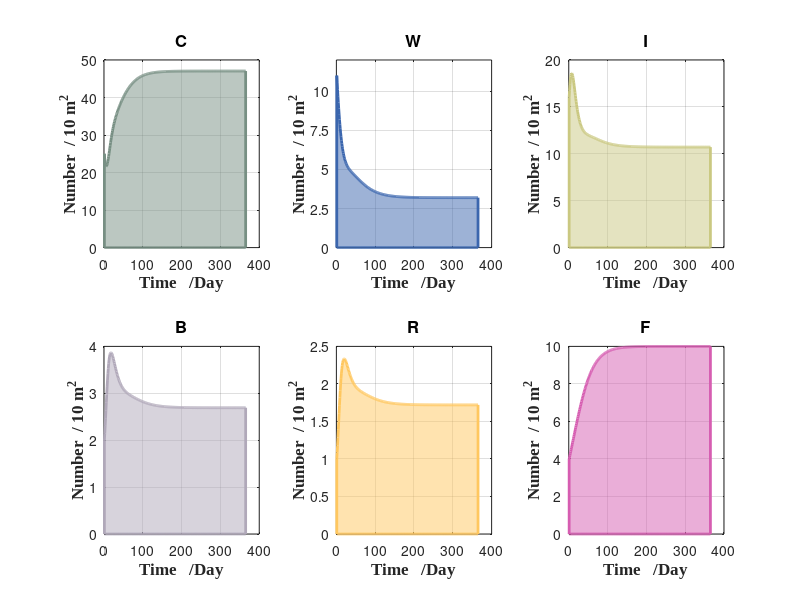
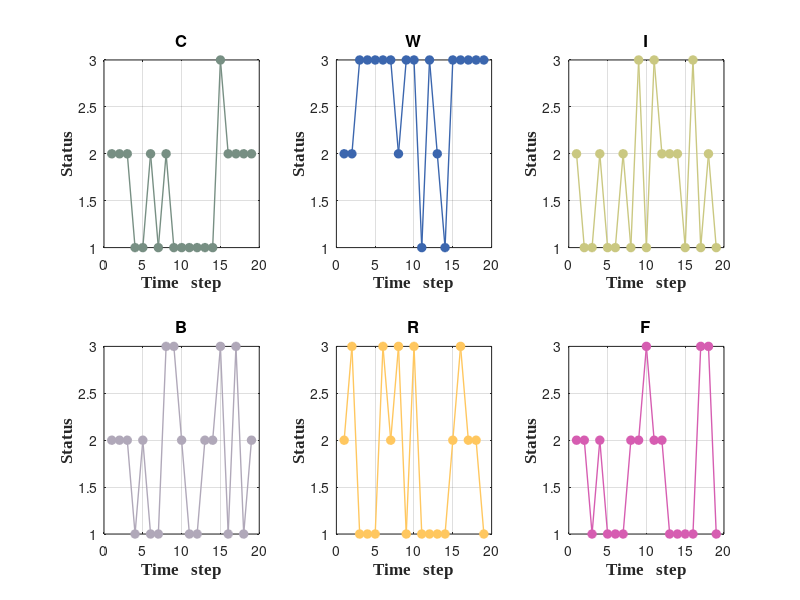

MATLAB code to generate these figures, in order:
% figure 10 and figure 11
clear,clc;
% parameter setting
r1 = 1.3; r2 = 1.6; r3 = 1.2; r4 = 0.08; r5 = 0.1; r6 = 0.4; 
K1 = 10; K2 = 25; K3 = 25; K4 = 0.25; K5 = 0.2; K6 = 10; % Amended environmental capacity from: K1 = 50; K2 = 25; K3 = 25; K4 = 3; K5 = 2;
% theta1 = 0.2;theta2 = 1;theta3 = 1;theta4 =  0.0833 ;theta5 = 0.1;
gama1 = 1.4; gama2 = 0.1;  gama3 = 0.11;  gama4 = 0.09; 
alpha1 = 0.06; alpha2 = 0.06; alpha3 = 0.1; 
beta1 = 0.8; beta2 = 0.6; beta3 = 0.5;
sigema1=0.08; sigema2=0.08; sigema3=0.08; sigema4 = 0.22; sigema5 = 0.43;

% initial conditions
C = 25; 
W = 11; 
I = 16; 
B = 2; 
R = 1; 
F = 4; 
state = [2, 2, 2, 2, 2, 2];

% time parameter
h = 0.1; 
num_steps = 365; 

% Storing Historical Values of Variables
states_history = zeros(num_steps, 6);
C_history = zeros(num_steps, 1);
W_history = zeros(num_steps, 1);
I_history = zeros(num_steps, 1);
B_history = zeros(num_steps, 1);
R_history = zeros(num_steps, 1);
F_history = zeros(num_steps, 1);

% Define the transfer matrix 
P_C = [0.7, 0.2, 0.1; 0.4, 0.5, 0.1; 0.2, 0.4, 0.4]; 
P_W = [0.6, 0.3, 0.1; 0.1, 0.5, 0.4; 0.1, 0.1, 0.8]; 
P_I = [0.8, 0.15, 0.05; 0.2, 0.6, 0.2; 0.1, 0.25, 0.65]; 
P_B = [0.8, 0.15, 0.05; 0.25, 0.5, 0.25; 0.15, 0.3, 0.55]; 
P_R = [0.8, 0.15, 0.05; 0.3, 0.5, 0.2; 0.1, 0.3, 0.6]; 
P_F = [0.75, 0.2, 0.05; 0.2, 0.6, 0.2; 0.15, 0.25, 0.6]; 

% Store all transfer matrices in the cell array
transition_matrices = {P_C, P_W, P_I, P_B, P_R, P_F};

% iterative computation
for t = 1:num_steps
    % Record status history
    states_history(t, :) = state;
    C_history(t) = C;
    W_history(t) = W;
    I_history(t) = I;
    B_history(t) = B;
    R_history(t) = R;
    F_history(t) = F;
    
    % Updating variables using the Lungkuta method
    % 1. dC/dt
k1_C = r1 * C * (1 - C / K1 - gama1 * W / K2) - alpha1 * C * I + beta1 * C + sigema4 * B * C + sigema5 * F * C;
k2_C = r1 * (C + 0.5 * h * k1_C) * (1 - (C + 0.5 * h * k1_C) / K1 - gama1 * W / K2) - ...
       alpha1 * (C + 0.5 * h * k1_C) * I + beta1 * (C + 0.5 * h * k1_C) + sigema4 * B * (C + 0.5 * h * k1_C) + ...
       sigema5 * F * (C + 0.5 * h * k1_C);
k3_C = r1 * (C + 0.5 * h * k2_C) * (1 - (C + 0.5 * h * k2_C) / K1 - gama1 * W / K2) - ...
       alpha1 * (C + 0.5 * h * k2_C) * I + beta1 * (C + 0.5 * h * k2_C) + sigema4 * B * (C + 0.5 * h * k2_C) + ...
       sigema5 * F * (C + 0.5 * h * k2_C);
k4_C = r1 * (C + h * k3_C) * (1 - (C + h * k3_C) / K1 - gama1 * W / K2) - ...
       alpha1 * (C + h * k3_C) * I + beta1 * (C + h * k3_C) + sigema4 * B * (C + h * k3_C) + ...
       sigema5 * F * (C + h * k3_C);
C = C + (h / 6) * (k1_C + 2 * k2_C + 2 * k3_C + k4_C);


    % 2. dW/dt
k1_W = r2 * W * (1 - W / K2 - gama2 * C / K1) - alpha2 * W * I;
k2_W = r2 * (W + 0.5 * h * k1_W) * (1 - (W + 0.5 * h * k1_W) / K2 - gama2 * C / K1) - ...
       alpha2 * (W + 0.5 * h * k1_W) * I;
k3_W = r2 * (W + 0.5 * h * k2_W) * (1 - (W + 0.5 * h * k2_W) / K2 - gama2 * C / K1) - ...
       alpha2 * (W + 0.5 * h * k2_W) * I;
k4_W = r2 * (W + h * k3_W) * (1 - (W + h * k3_W) / K2 - gama2 * C / K1) - ...
       alpha2 * (W + h * k3_W) * I;
W = W + (h / 6) * (k1_W + 2 * k2_W + 2 * k3_W + k4_W);


    % 3. dI/dt
k1_I = r3 * I * (1 - I / K3) - alpha3 * I * (R + B) - beta3 * I + sigema1 * W *I;
k2_I = r3 * (I + 0.5 * h * k1_I) * (1 - (I + 0.5 * h * k1_I) / K3) - alpha3 * (I + 0.5 * h * k1_I) * (R + B) - ...
       beta3 * (I + 0.5 * h * k1_I) + sigema1 * W * (I + 0.5 * h * k1_I);
k3_I = r3 * (I + 0.5 * h * k2_I) * (1 - (I + 0.5 * h * k2_I) / K3) - alpha3 * (I + 0.5 * h * k2_I) * (R + B) - ...
       beta3 * (I + 0.5 * h * k2_I) + sigema1 * W * (I + 0.5 * h * k2_I);
k4_I = r3 * (I + h * k3_I) * (1 - (I + h * k3_I) / K3) - alpha3 * (I + h * k3_I) * (R + B) - ...
       beta3 * (I + h * k3_I) + sigema1 * W * (I + h * k3_I);
I = I + (h / 6) * (k1_I + 2 * k2_I + 2 * k3_I + k4_I);


    % 4. dB/dt
k1_B = r4 * B * (1 - B / K4 - gama3 * R / K5) + sigema2 * I * B;
k2_B = r4 * (B + 0.5 * h * k1_B) * (1 - (B + 0.5 * h * k1_B) / K4 - gama3 * R / K5) + ...
       sigema2 * I * (B + 0.5 * h * k1_B);
k3_B = r4 * (B + 0.5 * h * k2_B) * (1 - (B + 0.5 * h * k2_B) / K4 - gama3 * R / K5) + ...
       sigema2 * I * (B + 0.5 * h * k2_B);
k4_B = r4 * (B + h * k3_B) * (1 - (B + h * k3_B) / K4 - gama3 * R / K5) + ...
       sigema2 * I * (B + h * k3_B);
B = B + (h / 6) * (k1_B + 2 * k2_B + 2 * k3_B + k4_B);


    % 5. dR/dt
k1_R = r5 * R * (1 - R / K5 - gama4 * B / K4) + sigema3 * I * R;
k2_R = r5 * (R + 0.5 * h * k1_R) * (1 - (R + 0.5 * h * k1_R) / K5 - gama4 * B / K4) + ...
       sigema3 * I * (R + 0.5 * h * k1_R);
k3_R = r5 * (R + 0.5 * h * k2_R) * (1 - (R + 0.5 * h * k2_R) / K5 - gama4 * B / K4) + ...
       sigema3 * I * (R + 0.5 * h * k2_R);
k4_R = r5 * (R + h * k3_R) * (1 - (R + h * k3_R) / K5 - gama4 * B / K4) + ...
       sigema3 * I * (R + h * k3_R);
R = R + (h / 6) * (k1_R + 2 * k2_R + 2 * k3_R + k4_R);


    % 6. dF/dt
k1_F = r6 * F * (1 - F / K6);
k2_F = r6 * (F + 0.5 * h * k1_F) * (1 - (F + 0.5 * h * k1_F) / K6);
k3_F = r6 * (F + 0.5 * h * k2_F) * (1 - (F + 0.5 * h * k2_F) / K6);
k4_F = r6 * (F + h * k3_F) * (1 - (F + h * k3_F) / K6);
F = F + (h / 6) * (k1_F + 2 * k2_F + 2 * k3_F + k4_F);


    % Updating discrete states of species using Markov processes
    for i = 1:6
        current_state = state(i);  
        transition_matrix = transition_matrices{i}; 
        transition_probs = transition_matrix(current_state, :);  
        new_state = find(rand <= cumsum(transition_probs), 1); 
        state(i) = new_state;  
    end
end

% Mapping changes in species populations
figure;
subplot(2, 3, 1); 
area(C_history, 'FaceColor', '#778f83', 'LineWidth', 2, 'EdgeColor', '#778f83', 'FaceAlpha', 0.5);
title('C','FontSize',12);
xticks(0:100:400); 
xlabel('Time   /Day','FontName','Times New Roman','Linewidth', 2, 'FontWeight', 'bold','FontSize',12);
ylabel('Number  / 10 m^2','FontName','Times New Roman','Linewidth', 2, 'FontWeight', 'bold','FontSize',12);
grid on;

subplot(2, 3, 2); 
area(W_history, 'FaceColor', '#3b66ae', 'LineWidth', 2, 'EdgeColor', '#3b66ae', 'FaceAlpha', 0.5);
title('W','FontSize',12);
xticks(0:100:400); yticks(0:2.5:15); 
xlabel('Time   /Day','FontName','Times New Roman','Linewidth', 2, 'FontWeight', 'bold','FontSize',12);
ylabel('Number  / 10 m^2','FontName','Times New Roman','Linewidth', 2, 'FontWeight', 'bold','FontSize',12);
grid on;

subplot(2, 3, 3); 
area(I_history, 'FaceColor', '#cac881', 'LineWidth', 2, 'EdgeColor', '#cac881', 'FaceAlpha', 0.5);
title('I','FontSize',12);
xticks(0:100:400); 
xlabel('Time   /Day','FontName','Times New Roman','Linewidth', 2, 'FontWeight', 'bold','FontSize',12);
ylabel('Number  / 10 m^2','FontName','Times New Roman','Linewidth', 2, 'FontWeight', 'bold','FontSize',12);
grid on;

subplot(2, 3, 4); 
area(B_history, 'FaceColor', '#b0a8b9', 'LineWidth', 2, 'EdgeColor', '#b0a8b9', 'FaceAlpha', 0.5);
title('B','FontSize',12);
xticks(0:100:400); 
xlabel('Time   /Day','FontName','Times New Roman','Linewidth', 2, 'FontWeight', 'bold','FontSize',12);
ylabel('Number  / 10 m^2','FontName','Times New Roman','Linewidth', 2, 'FontWeight', 'bold','FontSize',12);
grid on;

subplot(2, 3, 5);
area(R_history, 'FaceColor', '#ffc75f', 'LineWidth', 2, 'EdgeColor', '#ffc75f', 'FaceAlpha', 0.5);
title('R','FontSize',12);
xticks(0:100:400); yticks(0:0.5:3); 
xlabel('Time   /Day','FontName','Times New Roman','Linewidth', 2, 'FontWeight', 'bold','FontSize',12);
ylabel('Number  / 10 m^2','FontName','Times New Roman','Linewidth', 2, 'FontWeight', 'bold','FontSize',12);
grid on;

subplot(2, 3, 6); 
area(F_history, 'FaceColor', '#d65db1', 'LineWidth', 2, 'EdgeColor', '#d65db1', 'FaceAlpha', 0.5);
title('F','FontSize',12);
xticks(0:100:400); 
xlabel('Time   /Day','FontName','Times New Roman','Linewidth', 2, 'FontWeight', 'bold','FontSize',12);
ylabel('Number  / 10 m^2','FontName','Times New Roman','Linewidth', 2, 'FontWeight', 'bold','FontSize',12);
grid on;


% Select data points to be plotted at 20 time-step intervals
step_interval = 20;  

% Status (1:Low, 2:Medium, 3:High)
figure;
subplot(2, 3, 1); 
plot(states_history(1:step_interval:end, 1), 'LineWidth', 1, 'Color', '#778f83', 'Marker', 'o', 'MarkerFaceColor', '#778f83');
title('C','FontSize',12);
xlabel('Time   step','FontName','Times New Roman','Linewidth', 2, 'FontWeight', 'bold','FontSize',12);
ylabel('Status','FontName','Times New Roman','Linewidth', 2, 'FontWeight', 'bold','FontSize',12);
grid on;

subplot(2, 3, 2); 
plot(states_history(1:step_interval:end, 2), 'LineWidth', 1, 'Color', '#3b66ae', 'Marker', 'o', 'MarkerFaceColor', '#3b66ae');
title('W','FontSize',12);
xlabel('Time   step','FontName','Times New Roman','Linewidth', 2, 'FontWeight', 'bold','FontSize',12);
ylabel('Status','FontName','Times New Roman','Linewidth', 2, 'FontWeight', 'bold','FontSize',12);
grid on;

subplot(2, 3, 3); 
plot(states_history(1:step_interval:end, 3), 'LineWidth', 1, 'Color', '#cac881', 'Marker', 'o', 'MarkerFaceColor', '#cac881');
title('I','FontSize',12);
xlabel('Time   step','FontName','Times New Roman','Linewidth', 2, 'FontWeight', 'bold','FontSize',12);
ylabel('Status','FontName','Times New Roman','Linewidth', 2, 'FontWeight', 'bold','FontSize',12);
grid on;

subplot(2, 3, 4);
plot(states_history(1:step_interval:end, 4), 'LineWidth', 1, 'Color', '#b0a8b9', 'Marker', 'o', 'MarkerFaceColor', '#b0a8b9');
title('B','FontSize',12);
xlabel('Time   step','FontName','Times New Roman','Linewidth', 2, 'FontWeight', 'bold','FontSize',12);
ylabel('Status','FontName','Times New Roman','Linewidth', 2, 'FontWeight', 'bold','FontSize',12);
grid on;

subplot(2, 3, 5); 
plot(states_history(1:step_interval:end, 5), 'LineWidth', 1, 'Color', '#ffc75f', 'Marker', 'o', 'MarkerFaceColor', '#ffc75f');
title('R','FontSize',12);
xlabel('Time   step','FontName','Times New Roman','Linewidth', 2, 'FontWeight', 'bold','FontSize',12);
ylabel('Status','FontName','Times New Roman','Linewidth', 2, 'FontWeight', 'bold','FontSize',12);
grid on;

subplot(2, 3, 6); 
plot(states_history(1:step_interval:end, 6), 'LineWidth', 1, 'Color', '#d65db1', 'Marker', 'o', 'MarkerFaceColor', '#d65db1');
title('F','FontSize',12);
xlabel('Time   step','FontName','Times New Roman','Linewidth', 2, 'FontWeight', 'bold','FontSize',12);
ylabel('Status','FontName','Times New Roman','Linewidth', 2, 'FontWeight', 'bold','FontSize',12);
grid on;
